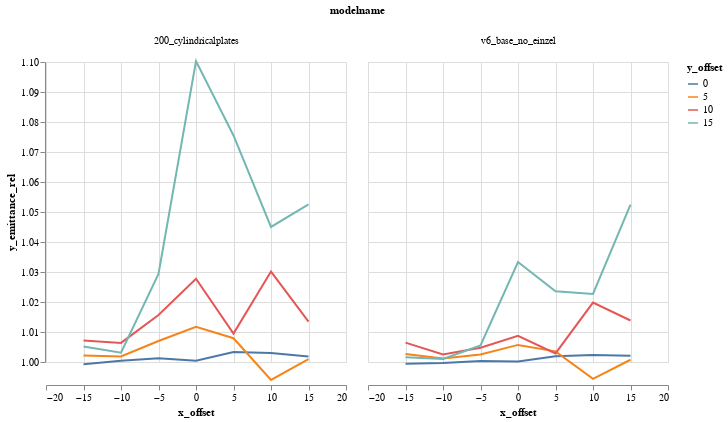

The notebook cell this image was saved under:
### Code cell
alt.Chart(DATA).mark_line().encode(
    column="modelname",
    color='y_offset:N',
    x='x_offset',
    #y='y_emittance_rel',
    y=alt.Y("y_emittance_rel", scale=alt.Scale(domain=(1,1.1)))
)

### Figure 1 — Vega-Lite specification as saved in the notebook (floating-point values rounded to 4 significant figures)
{"$schema": "https://vega.github.io/schema/vega-lite/v1.2.1.json", "data": {"values": [{"Unnamed: 0": 0, "losses": 0, "modelname": "200_cylindricalplates", "relbeta": 0.002309, "sourceID": 16777222, "sourceName": "x_-15_y_0", "x_emittance": 1.659, "x_emittance_rel": 1.024, "x_norm_emittance": 0.003831, "x_offset": -15, "y_emittance": 1.571, "y_emittance_rel": 0.9992, "y_norm_emittance": 0.003627, "y_offset": 0}, {"Unnamed: 0": 1, "losses": 0, "modelname": "200_cylindricalplates", "relbeta": 0.002309, "sourceID": 16777229, "sourceName": "x_-15_y_5", "x_emittance": 1.627, "x_emittance_rel": 1.021, "x_norm_emittance": 0.003757, "x_offset": -15, "y_emittance": 1.597, "y_emittance_rel": 1.002, "y_norm_emittance": 0.003687, "y_offset": 5}, {"Unnamed: 0": 2, "losses": 0, "modelname": "200_cylindricalplates", "relbeta": 0.002309, "sourceID": 16777236, "sourceName": "x_-15_y_10", "x_emittance": 1.653, "x_emittance_rel": 1.022, "x_norm_emittance": 0.003816, "x_offset": -15, "y_emittance": 1.608, "y_emittance_rel": 1.007, "y_norm_emittance": 0.003712, "y_offset": 10}, {"Unnamed: 0": 3, "losses": 0, "modelname": "200_cylindricalplates", "relbeta": 0.002309, "sourceID": 16777243, "sourceName": "x_-15_y_15", "x_emittance": 1.746, "x_emittance_rel": 1.045, "x_norm_emittance": 0.004031, "x_offset": -15, "y_emittance": 1.67, "y_emittance_rel": 1.005, "y_norm_emittance": 0.003856, "y_offset": 15}, {"Unnamed: 0": 4, "losses": 0, "modelname": "200_cylindricalplates", "relbeta": 0.002309, "sourceID": 16777220, "sourceName": "x_-10_y_0", "x_emittance": 1.592, "x_emittance_rel": 0.9998, "x_norm_emittance": 0.003675, "x_offset": -10, "y_emittance": 1.553, "y_emittance_rel": 1.0, "y_norm_emittance": 0.003586, "y_offset": 0}, {"Unnamed: 0": 5, "losses": 0, "modelname": "200_cylindricalplates", "relbeta": 0.002309, "sourceID": 16777227, "sourceName": "x_-10_y_5", "x_emittance": 1.608, "x_emittance_rel": 0.9972, "x_norm_emittance": 0.003713, "x_offset": -10, "y_emittance": 1.583, "y_emittance_rel": 1.002, "y_norm_emittance": 0.003654, "y_offset": 5}, {"Unnamed: 0": 6, "losses": 0, "modelname": "200_cylindricalplates", "relbeta": 0.002309, "sourceID": 16777234, "sourceName": "x_-10_y_10", "x_emittance": 1.491, "x_emittance_rel": 1.003, "x_norm_emittance": 0.003441, "x_offset": -10, "y_emittance": 1.676, "y_emittance_rel": 1.006, "y_norm_emittance": 0.003869, "y_offset": 10}, {"Unnamed: 0": 7, "losses": 0, "modelname": "200_cylindricalplates", "relbeta": 0.002309, "sourceID": 16777241, "sourceName": "x_-10_y_15", "x_emittance": 1.46, "x_emittance_rel": 1.007, "x_norm_emittance": 0.003372, "x_offset": -10, "y_emittance": 1.639, "y_emittance_rel": 1.003, "y_norm_emittance": 0.003785, "y_offset": 15}, {"Unnamed: 0": 8, "losses": 0, "modelname": "200_cylindricalplates", "relbeta": 0.002309, "sourceID": 16777218, "sourceName": "x_-5_y_0", "x_emittance": 1.681, "x_emittance_rel": 1.003, "x_norm_emittance": 0.003881, "x_offset": -5, "y_emittance": 1.72, "y_emittance_rel": 1.001, "y_norm_emittance": 0.00397, "y_offset": 0}, {"Unnamed: 0": 9, "losses": 0, "modelname": "200_cylindricalplates", "relbeta": 0.002309, "sourceID": 16777225, "sourceName": "x_-5_y_5", "x_emittance": 1.534, "x_emittance_rel": 1.007, "x_norm_emittance": 0.003541, "x_offset": -5, "y_emittance": 1.637, "y_emittance_rel": 1.007, "y_norm_emittance": 0.003779, "y_offset": 5}, {"Unnamed: 0": 10, "losses": 0, "modelname": "200_cylindricalplates", "relbeta": 0.002309, "sourceID": 16777232, "sourceName": "x_-5_y_10", "x_emittance": 1.534, "x_emittance_rel": 1.015, "x_norm_emittance": 0.003542, "x_offset": -5, "y_emittance": 1.57, "y_emittance_rel": 1.016, "y_norm_emittance": 0.003623, "y_offset": 10}, {"Unnamed: 0": 11, "losses": 0, "modelname": "200_cylindricalplates", "relbeta": 0.002309, "sourceID": 16777239, "sourceName": "x_-5_y_15", "x_emittance": 1.766, "x_emittance_rel": 1.044, "x_norm_emittance": 0.004078, "x_offset": -5, "y_emittance": 1.549, "y_emittance_rel": 1.029, "y_norm_emittance": 0.003576, "y_offset": 15}, {"Unnamed: 0": 12, "losses": 0, "modelname": "200_cylindricalplates", "relbeta": 0.002309, "sourceID": 16777216, "sourceName": "x_0_y_0", "x_emittance": 1.545, "x_emittance_rel": 1.003, "x_norm_emittance": 0.003566, "x_offset": 0, "y_emittance": 1.537, "y_emittance_rel": 1.0, "y_norm_emittance": 0.003549, "y_offset": 0}, {"Unnamed: 0": 13, "losses": 0, "modelname": "200_cylindricalplates", "relbeta": 0.002309, "sourceID": 16777223, "sourceName": "x_0_y_5", "x_emittance": 1.544, "x_emittance_rel": 1.002, "x_norm_emittance": 0.003564, "x_offset": 0, "y_emittance": 1.553, "y_emittance_rel": 1.012, "y_norm_emittance": 0.003585, "y_offset": 5}, {"Unnamed: 0": 14, "losses": 0, "modelname": "200_cylindricalplates", "relbeta": 0.002309, "sourceID": 16777230, "sourceName": "x_0_y_10", "x_emittance": 1.445, "x_emittance_rel": 1.03, "x_norm_emittance": 0.003336, "x_offset": 0, "y_emittance": 1.516, "y_emittance_rel": 1.028, "y_norm_emittance": 0.0035, "y_offset": 10}, {"Unnamed: 0": 15, "losses": 0, "modelname": "200_cylindricalplates", "relbeta": 0.002309, "sourceID": 16777237, "sourceName": "x_0_y_15", "x_emittance": 1.933, "x_emittance_rel": 1.093, "x_norm_emittance": 0.004462, "x_offset": 0, "y_emittance": 1.774, "y_emittance_rel": 1.1, "y_norm_emittance": 0.004096, "y_offset": 15}, {"Unnamed: 0": 16, "losses": 0, "modelname": "200_cylindricalplates", "relbeta": 0.002309, "sourceID": 16777217, "sourceName": "x_5_y_0", "x_emittance": 1.564, "x_emittance_rel": 1.009, "x_norm_emittance": 0.003611, "x_offset": 5, "y_emittance": 1.68, "y_emittance_rel": 1.003, "y_norm_emittance": 0.003878, "y_offset": 0}, {"Unnamed: 0": 17, "losses": 0, "modelname": "200_cylindricalplates", "relbeta": 0.002309, "sourceID": 16777224, "sourceName": "x_5_y_5", "x_emittance": 1.629, "x_emittance_rel": 1.017, "x_norm_emittance": 0.003761, "x_offset": 5, "y_emittance": 1.485, "y_emittance_rel": 1.008, "y_norm_emittance": 0.003429, "y_offset": 5}, {"Unnamed: 0": 18, "losses": 0, "modelname": "200_cylindricalplates", "relbeta": 0.002309, "sourceID": 16777231, "sourceName": "x_5_y_10", "x_emittance": 1.566, "x_emittance_rel": 1.071, "x_norm_emittance": 0.003616, "x_offset": 5, "y_emittance": 1.609, "y_emittance_rel": 1.009, "y_norm_emittance": 0.003714, "y_offset": 10}, {"Unnamed: 0": 19, "losses": 0, "modelname": "200_cylindricalplates", "relbeta": 0.002309, "sourceID": 16777238, "sourceName": "x_5_y_15", "x_emittance": 1.779, "x_emittance_rel": 1.113, "x_norm_emittance": 0.004108, "x_offset": 5, "y_emittance": 1.693, "y_emittance_rel": 1.076, "y_norm_emittance": 0.003908, "y_offset": 15}, {"Unnamed: 0": 20, "losses": 0, "modelname": "200_cylindricalplates", "relbeta": 0.002309, "sourceID": 16777219, "sourceName": "x_10_y_0", "x_emittance": 1.571, "x_emittance_rel": 1.034, "x_norm_emittance": 0.003627, "x_offset": 10, "y_emittance": 1.604, "y_emittance_rel": 1.003, "y_norm_emittance": 0.003703, "y_offset": 0}, {"Unnamed: 0": 21, "losses": 0, "modelname": "200_cylindricalplates", "relbeta": 0.002309, "sourceID": 16777226, "sourceName": "x_10_y_5", "x_emittance": 1.486, "x_emittance_rel": 1.026, "x_norm_emittance": 0.00343, "x_offset": 10, "y_emittance": 1.498, "y_emittance_rel": 0.994, "y_norm_emittance": 0.003457, "y_offset": 5}, {"Unnamed: 0": 22, "losses": 0, "modelname": "200_cylindricalplates", "relbeta": 0.002309, "sourceID": 16777233, "sourceName": "x_10_y_10", "x_emittance": 1.895, "x_emittance_rel": 1.088, "x_norm_emittance": 0.004376, "x_offset": 10, "y_emittance": 1.661, "y_emittance_rel": 1.03, "y_norm_emittance": 0.003835, "y_offset": 10}, {"Unnamed: 0": 23, "losses": 0, "modelname": "200_cylindricalplates", "relbeta": 0.002309, "sourceID": 16777240, "sourceName": "x_10_y_15", "x_emittance": 1.75, "x_emittance_rel": 1.112, "x_norm_emittance": 0.00404, "x_offset": 10, "y_emittance": 1.579, "y_emittance_rel": 1.045, "y_norm_emittance": 0.003646, "y_offset": 15}, {"Unnamed: 0": 24, "losses": 0, "modelname": "200_cylindricalplates", "relbeta": 0.002309, "sourceID": 16777221, "sourceName": "x_15_y_0", "x_emittance": 1.749, "x_emittance_rel": 1.167, "x_norm_emittance": 0.004039, "x_offset": 15, "y_emittance": 1.581, "y_emittance_rel": 1.002, "y_norm_emittance": 0.00365, "y_offset": 0}, {"Unnamed: 0": 25, "losses": 1, "modelname": "200_cylindricalplates", "relbeta": 0.002309, "sourceID": 16777228, "sourceName": "x_15_y_5", "x_emittance": 1.749, "x_emittance_rel": 1.113, "x_norm_emittance": 0.004038, "x_offset": 15, "y_emittance": 1.487, "y_emittance_rel": 1.001, "y_norm_emittance": 0.003433, "y_offset": 5}, {"Unnamed: 0": 26, "losses": 0, "modelname": "200_cylindricalplates", "relbeta": 0.002309, "sourceID": 16777235, "sourceName": "x_15_y_10", "x_emittance": 1.77, "x_emittance_rel": 1.091, "x_norm_emittance": 0.004086, "x_offset": 15, "y_emittance": 1.638, "y_emittance_rel": 1.013, "y_norm_emittance": 0.00378, "y_offset": 10}, {"Unnamed: 0": 27, "losses": 0, "modelname": "200_cylindricalplates", "relbeta": 0.002309, "sourceID": 16777242, "sourceName": "x_15_y_15", "x_emittance": 1.695, "x_emittance_rel": 1.119, "x_norm_emittance": 0.003912, "x_offset": 15, "y_emittance": 1.671, "y_emittance_rel": 1.053, "y_norm_emittance": 0.003858, "y_offset": 15}, {"Unnamed: 0": 0, "losses": 0, "modelname": "v6_base_no_einzel", "relbeta": 0.002308, "sourceID": 16777222, "sourceName": "x_-15_y_0", "x_emittance": 1.656, "x_emittance_rel": 1.021, "x_norm_emittance": 0.003823, "x_offset": -15, "y_emittance": 1.571, "y_emittance_rel": 0.9994, "y_norm_emittance": 0.003627, "y_offset": 0}, {"Unnamed: 0": 1, "losses": 0, "modelname": "v6_base_no_einzel", "relbeta": 0.002308, "sourceID": 16777229, "sourceName": "x_-15_y_5", "x_emittance": 1.624, "x_emittance_rel": 1.019, "x_norm_emittance": 0.003748, "x_offset": -15, "y_emittance": 1.598, "y_emittance_rel": 1.003, "y_norm_emittance": 0.003689, "y_offset": 5}, {"Unnamed: 0": 2, "losses": 0, "modelname": "v6_base_no_einzel", "relbeta": 0.002308, "sourceID": 16777236, "sourceName": "x_-15_y_10", "x_emittance": 1.651, "x_emittance_rel": 1.021, "x_norm_emittance": 0.003811, "x_offset": -15, "y_emittance": 1.607, "y_emittance_rel": 1.006, "y_norm_emittance": 0.00371, "y_offset": 10}, {"Unnamed: 0": 3, "losses": 0, "modelname": "v6_base_no_einzel", "relbeta": 0.002308, "sourceID": 16777243, "sourceName": "x_-15_y_15", "x_emittance": 1.737, "x_emittance_rel": 1.04, "x_norm_emittance": 0.00401, "x_offset": -15, "y_emittance": 1.665, "y_emittance_rel": 1.002, "y_norm_emittance": 0.003842, "y_offset": 15}, {"Unnamed: 0": 4, "losses": 0, "modelname": "v6_base_no_einzel", "relbeta": 0.002308, "sourceID": 16777220, "sourceName": "x_-10_y_0", "x_emittance": 1.594, "x_emittance_rel": 1.001, "x_norm_emittance": 0.003681, "x_offset": -10, "y_emittance": 1.552, "y_emittance_rel": 0.9996, "y_norm_emittance": 0.003583, "y_offset": 0}, {"Unnamed: 0": 5, "losses": 0, "modelname": "v6_base_no_einzel", "relbeta": 0.002308, "sourceID": 16777227, "sourceName": "x_-10_y_5", "x_emittance": 1.609, "x_emittance_rel": 0.9974, "x_norm_emittance": 0.003714, "x_offset": -10, "y_emittance": 1.582, "y_emittance_rel": 1.001, "y_norm_emittance": 0.003652, "y_offset": 5}, {"Unnamed: 0": 6, "losses": 0, "modelname": "v6_base_no_einzel", "relbeta": 0.002308, "sourceID": 16777234, "sourceName": "x_-10_y_10", "x_emittance": 1.488, "x_emittance_rel": 1.001, "x_norm_emittance": 0.003435, "x_offset": -10, "y_emittance": 1.669, "y_emittance_rel": 1.002, "y_norm_emittance": 0.003854, "y_offset": 10}, {"Unnamed: 0": 7, "losses": 0, "modelname": "v6_base_no_einzel", "relbeta": 0.002308, "sourceID": 16777241, "sourceName": "x_-10_y_15", "x_emittance": 1.454, "x_emittance_rel": 1.003, "x_norm_emittance": 0.003356, "x_offset": -10, "y_emittance": 1.636, "y_emittance_rel": 1.001, "y_norm_emittance": 0.003776, "y_offset": 15}, {"Unnamed: 0": 8, "losses": 0, "modelname": "v6_base_no_einzel", "relbeta": 0.002308, "sourceID": 16777218, "sourceName": "x_-5_y_0", "x_emittance": 1.679, "x_emittance_rel": 1.001, "x_norm_emittance": 0.003875, "x_offset": -5, "y_emittance": 1.718, "y_emittance_rel": 1.0, "y_norm_emittance": 0.003966, "y_offset": 0}, {"Unnamed: 0": 9, "losses": 0, "modelname": "v6_base_no_einzel", "relbeta": 0.002308, "sourceID": 16777225, "sourceName": "x_-5_y_5", "x_emittance": 1.525, "x_emittance_rel": 1.001, "x_norm_emittance": 0.003521, "x_offset": -5, "y_emittance": 1.63, "y_emittance_rel": 1.002, "y_norm_emittance": 0.003762, "y_offset": 5}, {"Unnamed: 0": 10, "losses": 0, "modelname": "v6_base_no_einzel", "relbeta": 0.002308, "sourceID": 16777232, "sourceName": "x_-5_y_10", "x_emittance": 1.517, "x_emittance_rel": 1.004, "x_norm_emittance": 0.003503, "x_offset": -5, "y_emittance": 1.553, "y_emittance_rel": 1.005, "y_norm_emittance": 0.003584, "y_offset": 10}, {"Unnamed: 0": 11, "losses": 0, "modelname": "v6_base_no_einzel", "relbeta": 0.002308, "sourceID": 16777239, "sourceName": "x_-5_y_15", "x_emittance": 1.711, "x_emittance_rel": 1.011, "x_norm_emittance": 0.003949, "x_offset": -5, "y_emittance": 1.513, "y_emittance_rel": 1.006, "y_norm_emittance": 0.003493, "y_offset": 15}, {"Unnamed: 0": 12, "losses": 0, "modelname": "v6_base_no_einzel", "relbeta": 0.002308, "sourceID": 16777216, "sourceName": "x_0_y_0", "x_emittance": 1.542, "x_emittance_rel": 1.001, "x_norm_emittance": 0.00356, "x_offset": 0, "y_emittance": 1.537, "y_emittance_rel": 1.0, "y_norm_emittance": 0.003548, "y_offset": 0}, {"Unnamed: 0": 13, "losses": 0, "modelname": "v6_base_no_einzel", "relbeta": 0.002308, "sourceID": 16777223, "sourceName": "x_0_y_5", "x_emittance": 1.539, "x_emittance_rel": 0.9989, "x_norm_emittance": 0.003552, "x_offset": 0, "y_emittance": 1.544, "y_emittance_rel": 1.006, "y_norm_emittance": 0.003564, "y_offset": 5}, {"Unnamed: 0": 14, "losses": 0, "modelname": "v6_base_no_einzel", "relbeta": 0.002308, "sourceID": 16777230, "sourceName": "x_0_y_10", "x_emittance": 1.421, "x_emittance_rel": 1.013, "x_norm_emittance": 0.00328, "x_offset": 0, "y_emittance": 1.488, "y_emittance_rel": 1.009, "y_norm_emittance": 0.003435, "y_offset": 10}, {"Unnamed: 0": 15, "losses": 0, "modelname": "v6_base_no_einzel", "relbeta": 0.002308, "sourceID": 16777237, "sourceName": "x_0_y_15", "x_emittance": 1.825, "x_emittance_rel": 1.032, "x_norm_emittance": 0.004213, "x_offset": 0, "y_emittance": 1.666, "y_emittance_rel": 1.033, "y_norm_emittance": 0.003846, "y_offset": 15}, {"Unnamed: 0": 16, "losses": 0, "modelname": "v6_base_no_einzel", "relbeta": 0.002308, "sourceID": 16777217, "sourceName": "x_5_y_0", "x_emittance": 1.559, "x_emittance_rel": 1.006, "x_norm_emittance": 0.003598, "x_offset": 5, "y_emittance": 1.677, "y_emittance_rel": 1.002, "y_norm_emittance": 0.003872, "y_offset": 0}, {"Unnamed: 0": 17, "losses": 0, "modelname": "v6_base_no_einzel", "relbeta": 0.002308, "sourceID": 16777224, "sourceName": "x_5_y_5", "x_emittance": 1.616, "x_emittance_rel": 1.009, "x_norm_emittance": 0.003731, "x_offset": 5, "y_emittance": 1.479, "y_emittance_rel": 1.004, "y_norm_emittance": 0.003414, "y_offset": 5}, {"Unnamed: 0": 18, "losses": 0, "modelname": "v6_base_no_einzel", "relbeta": 0.002308, "sourceID": 16777231, "sourceName": "x_5_y_10", "x_emittance": 1.529, "x_emittance_rel": 1.045, "x_norm_emittance": 0.003529, "x_offset": 5, "y_emittance": 1.598, "y_emittance_rel": 1.003, "y_norm_emittance": 0.00369, "y_offset": 10}, {"Unnamed: 0": 19, "losses": 0, "modelname": "v6_base_no_einzel", "relbeta": 0.002308, "sourceID": 16777238, "sourceName": "x_5_y_15", "x_emittance": 1.68, "x_emittance_rel": 1.051, "x_norm_emittance": 0.003879, "x_offset": 5, "y_emittance": 1.611, "y_emittance_rel": 1.024, "y_norm_emittance": 0.003719, "y_offset": 15}, {"Unnamed: 0": 20, "losses": 0, "modelname": "v6_base_no_einzel", "relbeta": 0.002308, "sourceID": 16777219, "sourceName": "x_10_y_0", "x_emittance": 1.562, "x_emittance_rel": 1.028, "x_norm_emittance": 0.003607, "x_offset": 10, "y_emittance": 1.603, "y_emittance_rel": 1.002, "y_norm_emittance": 0.0037, "y_offset": 0}, {"Unnamed: 0": 21, "losses": 0, "modelname": "v6_base_no_einzel", "relbeta": 0.002308, "sourceID": 16777226, "sourceName": "x_10_y_5", "x_emittance": 1.475, "x_emittance_rel": 1.019, "x_norm_emittance": 0.003404, "x_offset": 10, "y_emittance": 1.498, "y_emittance_rel": 0.9944, "y_norm_emittance": 0.003458, "y_offset": 5}, {"Unnamed: 0": 22, "losses": 0, "modelname": "v6_base_no_einzel", "relbeta": 0.002308, "sourceID": 16777233, "sourceName": "x_10_y_10", "x_emittance": 1.858, "x_emittance_rel": 1.066, "x_norm_emittance": 0.004288, "x_offset": 10, "y_emittance": 1.645, "y_emittance_rel": 1.02, "y_norm_emittance": 0.003796, "y_offset": 10}, {"Unnamed: 0": 23, "losses": 0, "modelname": "v6_base_no_einzel", "relbeta": 0.002308, "sourceID": 16777240, "sourceName": "x_10_y_15", "x_emittance": 1.689, "x_emittance_rel": 1.074, "x_norm_emittance": 0.003899, "x_offset": 10, "y_emittance": 1.546, "y_emittance_rel": 1.023, "y_norm_emittance": 0.003568, "y_offset": 15}, {"Unnamed: 0": 24, "losses": 0, "modelname": "v6_base_no_einzel", "relbeta": 0.002308, "sourceID": 16777221, "sourceName": "x_15_y_0", "x_emittance": 1.726, "x_emittance_rel": 1.152, "x_norm_emittance": 0.003985, "x_offset": 15, "y_emittance": 1.581, "y_emittance_rel": 1.002, "y_norm_emittance": 0.003651, "y_offset": 0}, {"Unnamed: 0": 25, "losses": 1, "modelname": "v6_base_no_einzel", "relbeta": 0.002308, "sourceID": 16777228, "sourceName": "x_15_y_5", "x_emittance": 1.722, "x_emittance_rel": 1.096, "x_norm_emittance": 0.003976, "x_offset": 15, "y_emittance": 1.487, "y_emittance_rel": 1.001, "y_norm_emittance": 0.003432, "y_offset": 5}, {"Unnamed: 0": 26, "losses": 0, "modelname": "v6_base_no_einzel", "relbeta": 0.002308, "sourceID": 16777235, "sourceName": "x_15_y_10", "x_emittance": 1.751, "x_emittance_rel": 1.079, "x_norm_emittance": 0.004042, "x_offset": 15, "y_emittance": 1.638, "y_emittance_rel": 1.014, "y_norm_emittance": 0.003781, "y_offset": 10}, {"Unnamed: 0": 27, "losses": 0, "modelname": "v6_base_no_einzel", "relbeta": 0.002308, "sourceID": 16777242, "sourceName": "x_15_y_15", "x_emittance": 1.686, "x_emittance_rel": 1.113, "x_norm_emittance": 0.003893, "x_offset": 15, "y_emittance": 1.671, "y_emittance_rel": 1.052, "y_norm_emittance": 0.003857, "y_offset": 15}]}, "encoding": {"color": {"field": "y_offset", "type": "nominal"}, "column": {"field": "modelname", "type": "nominal"}, "x": {"field": "x_offset", "type": "quantitative"}, "y": {"field": "y_emittance_rel", "scale": {"domain": [1, 1.1]}, "type": "quantitative"}}, "mark": "line"}
